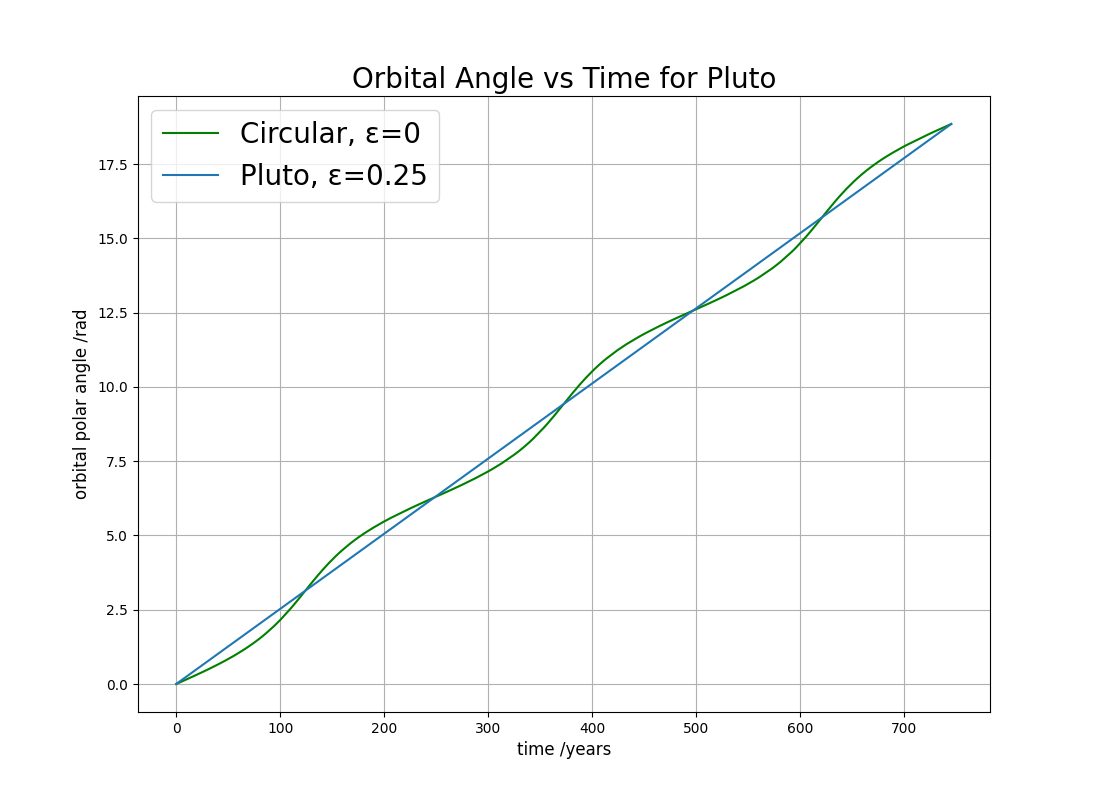

Source code (Python):
import numpy as np
import pandas as pd
from kivy.uix.button import Button
from kivy.core.window import Window
from kivy.uix.image import Image
from kivy.uix.label import Label
from kivy.uix.relativelayout import RelativeLayout
from scipy.interpolate import interp1d
import matplotlib.pyplot as plt
import main as m


def calculate_times(period):
    times = [0.1]
    upper = int(period*30) + 1
    for i in range(2, upper):
        times.append(i * 0.1)
    return times


def angle_vs_time(times, period, ecc):
    theta0 = 0
    d_theta = 1 / 1000
    num = np.ceil(times[-1] / period)
    theta = np.arange(theta0, 2*np.pi*num + theta0 + d_theta, d_theta)
    integrand = (1 - ecc * np.cos(theta))**(-2)
    length = len(theta)
    c = np.full(length, 2)
    c[1::2] = 4
    c[0] = c[-1] = 1
    dt = period * ((1 - ecc**2)**(3/2)) * (1 / (2 * np.pi)) * d_theta * 1/3
    tt = np.cumsum(c * integrand) * dt
    theta_interp = interp1d(tt, theta, kind='cubic')
    theta = theta_interp(times)
    return theta


class TaskFiveScreen(RelativeLayout):

    def __init__(self, **kwargs):
        super(TaskFiveScreen, self).__init__(**kwargs)
        self.file_planets = pd.read_excel("planets.xlsx")
        self.orientation = 'horizontal'
        self.create_screen()

    def create_screen(self):

        plt.style.use("default")

        width, height = Window.system_size
        period = self.file_planets["P"][9]
        eps = self.file_planets["Epsilon"][9]
        times = calculate_times(period)
        theta = angle_vs_time(times, period, eps)
        theta2 = angle_vs_time(times, period, 0)
        plt.figure(figsize=(11, 8))
        plt.plot(times, theta, color="green", label="Circular, ε=0")
        plt.plot(times, theta2, label="Pluto, ε=0.25")
        plt.grid(True)
        plt.xlabel('time /years', fontsize=12)
        plt.ylabel('orbital polar angle /rad', fontsize=12)
        plt.title("Orbital Angle vs Time for Pluto", fontsize=20)
        plt.legend(fontsize=20)
        plt.grid(True)
        plt.savefig('task5.png')
        plt.close()

        title_text = "Task 5: Plotting Orbital Angle against Time for Pluto"
        title = Label(text=title_text, font_size=60, padding=(10, 10), halign='center', valign='middle')
        title.pos = (0, 4*height/5)
        self.add_widget(title)

        image = Image(source='task5.png')
        image.pos = (-width/4, -height/6)
        self.add_widget(image)

        text = """Using Simpson's
Integration method,
you can plot a graph
of polar angle against
orbital time.

The straight line
represents a planet
with the same radius
as pluto, but with no
eccentricity, and the
other line represents
pluto."""

        label = Label(text=text, font_size=30, padding=(10, 10), halign='left', valign='middle')
        label.pos = (3 * width / 4, height / 10)
        self.add_widget(label)

        button = Button(text='Go back', padding=(10, 10), size_hint=(39/160, 1/4), halign="center", valign="middle")
        button.pos = (3 * width / 2, height / 45)
        button.bind(on_release=self.home_screen)
        self.add_widget(button)

    def home_screen(self, instance):
        self.clear_widgets()
        self.add_widget(m.MainScreen())